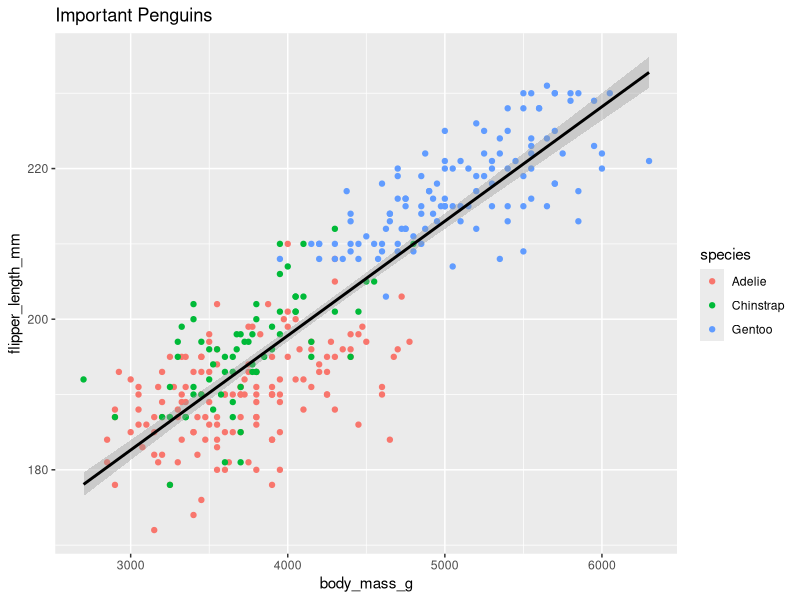

This figure's R source:
## ---- chunk 1
knitr::opts_chunk$set(echo = TRUE)
library(tidyverse)
library(palmerpenguins)
## ---- chunk 2
penguins %>% 
  na.omit() %>% 
  ggplot(aes(x = body_mass_g, y = flipper_length_mm)) +
  geom_point(aes(color = species)) +
  labs(title = "Important Penguins") +
  geom_smooth(method = "lm", color = "black")
